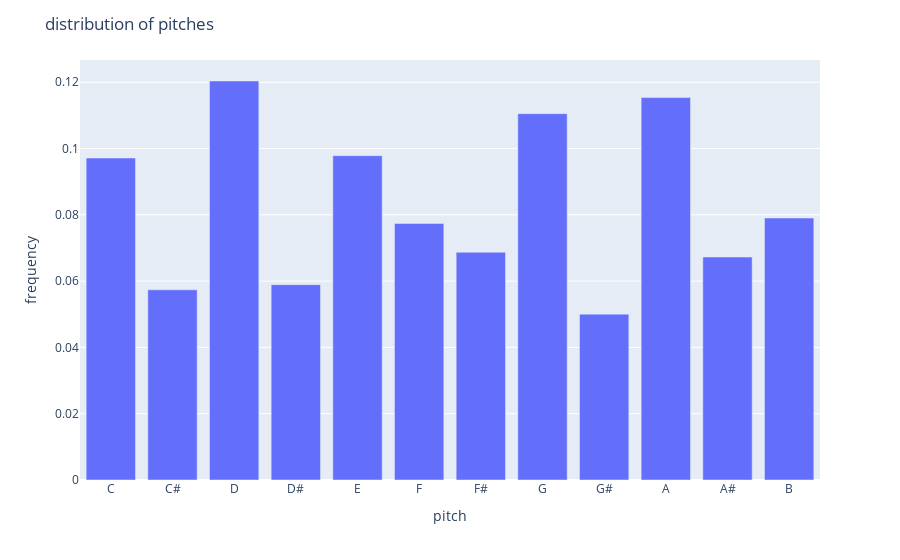

Here is the notebook cell this chart was saved with:
### Code cell
pitch_dist_fig = px.bar(x=pitches_dist.index, y=pitches_dist.values)
pitch_dist_fig.update_layout(dict(title='distribution of pitches', xaxis_title='pitch', yaxis_title='frequency'))

### Figure 1 — Plotly figure (JSON) as saved in the notebook; plotly's stock layout.template omitted (floating-point values rounded to 4 significant figures)
{"data": [{"alignmentgroup": "True", "hovertemplate": "x=%{x}<br>y=%{y}<extra></extra>", "legendgroup": "", "marker": {"color": "#636efa"}, "name": "", "offsetgroup": "", "orientation": "v", "showlegend": false, "textposition": "auto", "type": "bar", "x": ["C", "C#", "D", "D#", "E", "F", "F#", "G", "G#", "A", "A#", "B"], "xaxis": "x", "y": [0.09714, 0.05738, 0.1204, 0.05893, 0.09785, 0.0774, 0.0687, 0.1105, 0.05004, 0.1154, 0.06727, 0.07903], "yaxis": "y"}], "layout": {"barmode": "relative", "legend": {"tracegroupgap": 0}, "margin": {"t": 60}, "title": {"text": "distribution of pitches"}, "xaxis": {"anchor": "y", "domain": [0, 1], "title": {"text": "pitch"}}, "yaxis": {"anchor": "x", "domain": [0, 1], "title": {"text": "frequency"}}}}
